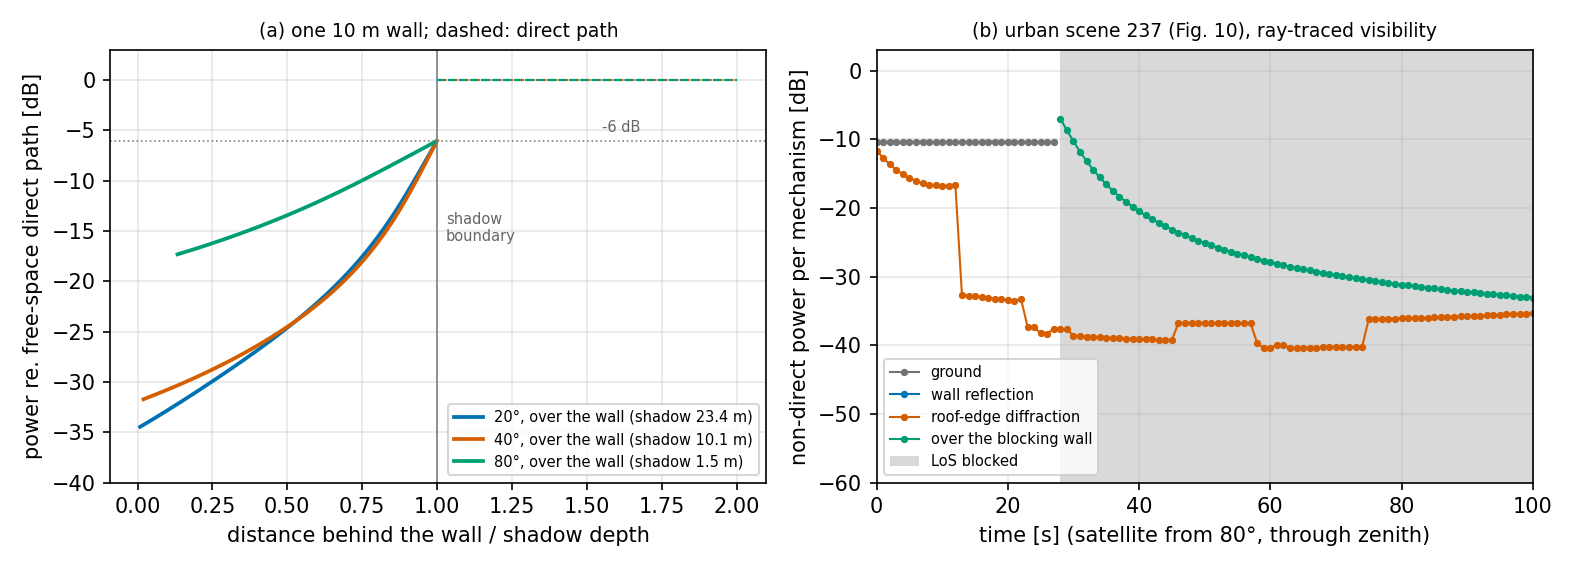

The script that saved this image:
"""Example: the blocking-wall diffraction (mechanism 4 of model/physical_model.py).

When a wall blocks the direct path, the terminal still receives the signal that diffracts over that wall's roof edge
into its shadow.  The model computes it for every wall that blocks the direct path: exact stationary point on the
roof edge, single knife-edge loss J(v) with v = 2 sqrt(excess path / lambda) (ITU-R P.526).  It exists only in the
NLoS state; roof-edge diffraction of mechanism 2 covers walls with the satellite and the terminal on the same side.

What it plots
  (a) One 10 m wall across the satellite azimuth, the terminal at distance d behind it: direct path (LoS side) and
      blocking-wall diffraction (shadow side) for 20, 40 and 80 deg.  At the shadow boundary the diffracted power is
      -6 dB, the knife-edge value at v = 0; deeper into the shadow it falls off.
  (b) The urban scene of Fig. 10 (seed 237) from 80 deg: non-direct power per mechanism every second with ray-traced
      visibility (model/tdl.py).  After the LoS blockage at t = 28 s the blocking wall's diffraction carries the link.

Usage: python3 examples/blocking_wall_diffraction.py      -> examples/blocking_wall_diffraction.png (about 20 s)
"""
import sys, numpy as np, matplotlib
matplotlib.use('Agg')
import matplotlib.pyplot as plt
from pathlib import Path
ROOT = Path(__file__).resolve().parents[1]; sys.path.insert(0, str(ROOT/'model'))
import physical_model as pm
from tdl import TDLChannel

H_WALL = 10.0
fig, ax = plt.subplots(1, 2, figsize=(10.5, 3.8))

# (a) one wall, terminal moved through its shadow
M = pm.Model('urban')
for e, c in ((20, '#0072B2'), (40, '#D55E00'), (80, '#009E73')):
    t = pm.reference_time(e); s = pm.satellite(t); az = np.arctan2(s[1], s[0])
    shadow = (H_WALL - pm.UE[2])/np.tan(np.radians(e))                 # depth of the wall's shadow
    D = np.linspace(0.2, 2*shadow, 300); pd = np.full(len(D), np.nan); pb = np.full(len(D), np.nan)
    for i, d in enumerate(D):
        city = dict(x=np.array([d*np.cos(az)]), y=np.array([d*np.sin(az)]), angle=np.array([az+np.pi/2]),
                    height=np.array([H_WALL]), weight=np.ones(1))
        p = M.paths(t, city, geometric_blockage=True); k = p['mechanism'] == 4
        if p['visible'][-1]: pd[i] = 0.0
        if k.any(): pb[i] = 10*np.log10(p['amp'][k].sum())
    ax[0].plot(D/shadow, pb, color=c, lw=1.8, label=f'{e}°, over the wall (shadow {shadow:.1f} m)')
    ax[0].plot(D/shadow, pd, color=c, lw=1.0, ls='--')
ax[0].axvline(1, color='0.5', lw=0.8); ax[0].axhline(-6, color='0.5', lw=0.8, ls=':')
ax[0].text(1.03, -16, 'shadow\nboundary', fontsize=7, color='0.4'); ax[0].text(1.55, -5.2, '-6 dB', fontsize=7, color='0.4')
ax[0].set_xlabel('distance behind the wall / shadow depth'); ax[0].set_ylabel('power re. free-space direct path [dB]')
ax[0].set_ylim(-40, 3); ax[0].set_title(f'(a) one {H_WALL:g} m wall; dashed: direct path', fontsize=9)
ax[0].legend(fontsize=7, loc='lower right')

# (b) Fig. 10 scene from 80 deg, ray-traced visibility
ch = TDLChannel('urban', seed=237); t0 = ch.time_at_elevation(80.); T = np.arange(0, 100.01, 1.0)
NAMES = {3: ('ground', '0.45'), 1: ('wall reflection', '#0072B2'), 2: ('roof-edge diffraction', '#D55E00'),
         4: ('over the blocking wall', '#009E73')}
P = {m: np.full(len(T), np.nan) for m in NAMES}; los = np.zeros(len(T), bool)
for i, u in enumerate(T):
    q = ch.paths(t0+u); los[i] = q['los']
    for m in NAMES:
        k = q['mechanism'] == m
        if k.any(): P[m][i] = 10*np.log10(q['power'][k].sum())
for m, (name, c) in NAMES.items():
    ax[1].plot(T, P[m], 'o-', ms=2.5, lw=1.0, color=c, label=name)
ax[1].fill_between(T, -60, 5, where=~los, color='0.85', lw=0, label='LoS blocked')
ax[1].set_ylim(-60, 3); ax[1].set_xlim(0, 100); ax[1].set_xlabel('time [s] (satellite from 80°, through zenith)')
ax[1].set_ylabel('non-direct power per mechanism [dB]'); ax[1].legend(fontsize=7, loc='lower left')
ax[1].set_title('(b) urban scene 237 (Fig. 10), ray-traced visibility', fontsize=9)
for a in ax: a.grid(alpha=0.3)
fig.tight_layout(); out = ROOT/'examples'/'blocking_wall_diffraction.png'; fig.savefig(out, dpi=150); print('wrote', out)
first = T[~los][0] if (~los).any() else None
print(f'scene 237 from 80 deg: LoS blocked from t = {first} s; blocking-wall diffraction while blocked: '
      f'{np.nanmin(P[4][~los]):.1f} to {np.nanmax(P[4][~los]):.1f} dB; other non-direct paths at most '
      f'{np.nanmax([np.nanmax(P[m][~los]) if np.isfinite(P[m][~los]).any() else -np.inf for m in (1, 2, 3)]):.1f} dB')
